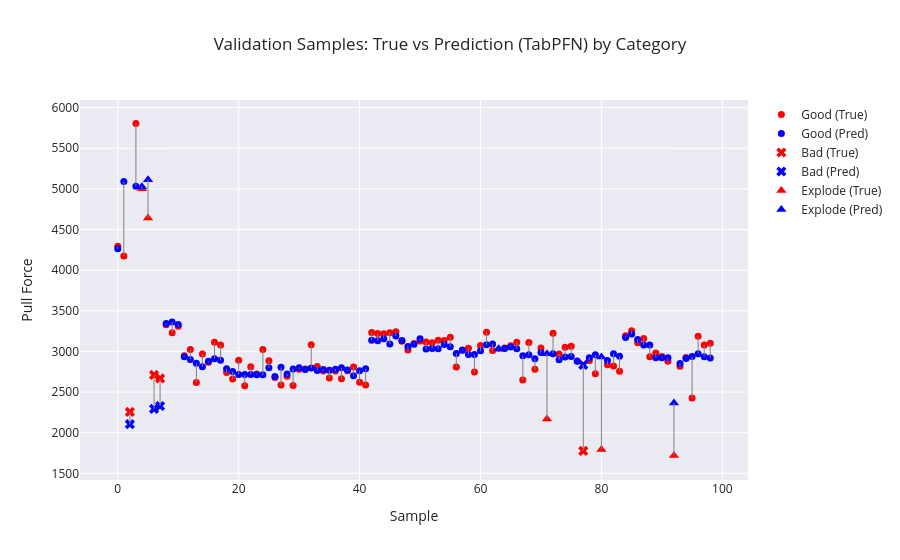

Write notebook code for a chart like this one.
### Code cell
# Category array (must be aligned with y_dev)
categories = dev_df.groupby("Sample ID")["Category"].first().values

plot_visualizer(
    true_vals=y_dev_Regressor,
    pred_vals=final_pred,
    categories=categories,
    title=f"Validation Samples: True vs Prediction (TabPFN) by Category"
)

### Figure 1 — Plotly figure (JSON) as saved in the notebook; plotly's stock layout.template omitted (floating-point values rounded to 4 significant figures)
{"data": [{"marker": {"color": "red", "size": 7, "symbol": "circle"}, "mode": "markers", "name": "Good (True)", "type": "scatter", "x": [0, 1, 3, 8, 9, 10, 11, 12, 13, 14, 15, 16, 17, 18, 19, 20, 21, 22, 23, 24, 25, 26, 27, 28, 29, 30, 31, 32, 33, 34, 35, 36, 37, 38, 39, 40, 41, 42, 43, 44, 45, 46, 47, 48, 49, 50, 51, 52, 53, 54, 55, 56, 57, 58, 59, 60, 61, 62, 64, 65, 66, 67, 68, 69, 70, 72, 73, 74, 75, 76, 78, 79, 81, 82, 83, 84, 85, 86, 87, 88, 89, 90, 91, 93, 94, 95, 96, 97, 98], "y": [4294.0, 4174.0, 5806.0, 3328.0, 3229.0, 3311.0, 2948.0, 3022.0, 2618.0, 2967.0, 2867.0, 3112.0, 3078.0, 2741.0, 2659.0, 2891.0, 2578.0, 2810.0, 2723.0, 3025.0, 2884.0, 2680.0, 2587.0, 2696.0, 2582.0, 2782.0, 2782.0, 3081.0, 2815.0, 2760.0, 2674.0, 2758.0, 2664.0, 2762.0, 2809.0, 2620.0, 2588.0, 3233.0, 3220.0, 3218.0, 3229.0, 3242.0, 3124.0, 3016.0, 3099.0, 3129.0, 3117.0, 3107.0, 3136.0, 3135.0, 3175.0, 2807.0, 3016.0, 3040.0, 2746.0, 3074.0, 3237.0, 3012.0, 3043.0, 3069.0, 3113.0, 2648.0, 3110.0, 2781.0, 3041.0, 3223.0, 2969.0, 3050.0, 3064.0, 2883.0, 2889.0, 2727.0, 2837.0, 2821.0, 2757.0, 3192.0, 3254.0, 3106.0, 3158.0, 2934.0, 2979.0, 2938.0, 2879.0, 2816.0, 2925.0, 2426.0, 3187.0, 3078.0, 3100.0]}, {"marker": {"color": "blue", "size": 7, "symbol": "circle"}, "mode": "markers", "name": "Good (Pred)", "type": "scatter", "x": [0, 1, 3, 8, 9, 10, 11, 12, 13, 14, 15, 16, 17, 18, 19, 20, 21, 22, 23, 24, 25, 26, 27, 28, 29, 30, 31, 32, 33, 34, 35, 36, 37, 38, 39, 40, 41, 42, 43, 44, 45, 46, 47, 48, 49, 50, 51, 52, 53, 54, 55, 56, 57, 58, 59, 60, 61, 62, 64, 65, 66, 67, 68, 69, 70, 72, 73, 74, 75, 76, 78, 79, 81, 82, 83, 84, 85, 86, 87, 88, 89, 90, 91, 93, 94, 95, 96, 97, 98], "y": [4263.0, 5091.0, 5032.0, 3345.0, 3361.0, 3331.0, 2934.0, 2901.0, 2855.0, 2812.0, 2878.0, 2911.0, 2891.0, 2786.0, 2753.0, 2717.0, 2715.0, 2716.0, 2713.0, 2711.0, 2799.0, 2690.0, 2804.0, 2721.0, 2782.0, 2799.0, 2777.0, 2795.0, 2765.0, 2778.0, 2768.0, 2781.0, 2799.0, 2770.0, 2702.0, 2761.0, 2786.0, 3138.0, 3132.0, 3157.0, 3092.0, 3189.0, 3134.0, 3062.0, 3087.0, 3155.0, 3029.0, 3037.0, 3031.0, 3085.0, 3059.0, 2974.0, 3013.0, 2963.0, 2963.0, 3007.0, 3081.0, 3090.0, 3036.0, 3056.0, 3032.0, 2946.0, 2958.0, 2909.0, 2986.0, 2972.0, 2896.0, 2932.0, 2939.0, 2879.0, 2922.0, 2960.0, 2889.0, 2970.0, 2940.0, 3171.0, 3215.0, 3147.0, 3079.0, 3078.0, 2923.0, 2923.0, 2921.0, 2852.0, 2914.0, 2939.0, 2971.0, 2936.0, 2919.0]}, {"marker": {"color": "red", "size": 9, "symbol": "x"}, "mode": "markers", "name": "Bad (True)", "type": "scatter", "x": [2, 6, 7, 77], "y": [2255.0, 2710.0, 2667.0, 1776.0]}, {"marker": {"color": "blue", "size": 9, "symbol": "x"}, "mode": "markers", "name": "Bad (Pred)", "type": "scatter", "x": [2, 6, 7, 77], "y": [2104.0, 2293.0, 2328.0, 2835.0]}, {"marker": {"color": "red", "size": 9, "symbol": "triangle-up"}, "mode": "markers", "name": "Explode (True)", "type": "scatter", "x": [4, 5, 63, 71, 80, 92], "y": [5002.0, 4643.0, 3025.0, 2168.0, 1794.0, 1721.0]}, {"marker": {"color": "blue", "size": 9, "symbol": "triangle-up"}, "mode": "markers", "name": "Explode (Pred)", "type": "scatter", "x": [4, 5, 63, 71, 80, 92], "y": [5027.0, 5114.0, 3032.0, 2970.0, 2930.0, 2366.0]}, {"line": {"color": "gray", "width": 1}, "mode": "lines", "showlegend": false, "type": "scatter", "x": [0, 0], "y": [4294.0, 4263.0]}, {"line": {"color": "gray", "width": 1}, "mode": "lines", "showlegend": false, "type": "scatter", "x": [1, 1], "y": [4174.0, 5091.0]}, {"line": {"color": "gray", "width": 1}, "mode": "lines", "showlegend": false, "type": "scatter", "x": [2, 2], "y": [2255.0, 2104.0]}, {"line": {"color": "gray", "width": 1}, "mode": "lines", "showlegend": false, "type": "scatter", "x": [3, 3], "y": [5806.0, 5032.0]}, {"line": {"color": "gray", "width": 1}, "mode": "lines", "showlegend": false, "type": "scatter", "x": [4, 4], "y": [5002.0, 5027.0]}, {"line": {"color": "gray", "width": 1}, "mode": "lines", "showlegend": false, "type": "scatter", "x": [5, 5], "y": [4643, 5114.0]}, {"line": {"color": "gray", "width": 1}, "mode": "lines", "showlegend": false, "type": "scatter", "x": [6, 6], "y": [2710.0, 2293.0]}, {"line": {"color": "gray", "width": 1}, "mode": "lines", "showlegend": false, "type": "scatter", "x": [7, 7], "y": [2667.0, 2328.0]}, {"line": {"color": "gray", "width": 1}, "mode": "lines", "showlegend": false, "type": "scatter", "x": [8, 8], "y": [3328.0, 3345.0]}, {"line": {"color": "gray", "width": 1}, "mode": "lines", "showlegend": false, "type": "scatter", "x": [9, 9], "y": [3229.0, 3361.0]}, {"line": {"color": "gray", "width": 1}, "mode": "lines", "showlegend": false, "type": "scatter", "x": [10, 10], "y": [3311.0, 3331.0]}, {"line": {"color": "gray", "width": 1}, "mode": "lines", "showlegend": false, "type": "scatter", "x": [11, 11], "y": [2948, 2934.0]}, {"line": {"color": "gray", "width": 1}, "mode": "lines", "showlegend": false, "type": "scatter", "x": [12, 12], "y": [3022.0, 2901.0]}, {"line": {"color": "gray", "width": 1}, "mode": "lines", "showlegend": false, "type": "scatter", "x": [13, 13], "y": [2618.0, 2855.0]}, {"line": {"color": "gray", "width": 1}, "mode": "lines", "showlegend": false, "type": "scatter", "x": [14, 14], "y": [2967.0, 2812.0]}, {"line": {"color": "gray", "width": 1}, "mode": "lines", "showlegend": false, "type": "scatter", "x": [15, 15], "y": [2867.0, 2878.0]}, {"line": {"color": "gray", "width": 1}, "mode": "lines", "showlegend": false, "type": "scatter", "x": [16, 16], "y": [3112.0, 2911.0]}, {"line": {"color": "gray", "width": 1}, "mode": "lines", "showlegend": false, "type": "scatter", "x": [17, 17], "y": [3078.0, 2891.0]}, {"line": {"color": "gray", "width": 1}, "mode": "lines", "showlegend": false, "type": "scatter", "x": [18, 18], "y": [2741.0, 2786.0]}, {"line": {"color": "gray", "width": 1}, "mode": "lines", "showlegend": false, "type": "scatter", "x": [19, 19], "y": [2659.0, 2753.0]}, {"line": {"color": "gray", "width": 1}, "mode": "lines", "showlegend": false, "type": "scatter", "x": [20, 20], "y": [2891.0, 2717.0]}, {"line": {"color": "gray", "width": 1}, "mode": "lines", "showlegend": false, "type": "scatter", "x": [21, 21], "y": [2578.0, 2715.0]}, {"line": {"color": "gray", "width": 1}, "mode": "lines", "showlegend": false, "type": "scatter", "x": [22, 22], "y": [2810.0, 2716.0]}, {"line": {"color": "gray", "width": 1}, "mode": "lines", "showlegend": false, "type": "scatter", "x": [23, 23], "y": [2723.0, 2713.0]}, {"line": {"color": "gray", "width": 1}, "mode": "lines", "showlegend": false, "type": "scatter", "x": [24, 24], "y": [3025.0, 2711.0]}, {"line": {"color": "gray", "width": 1}, "mode": "lines", "showlegend": false, "type": "scatter", "x": [25, 25], "y": [2884.0, 2799.0]}, {"line": {"color": "gray", "width": 1}, "mode": "lines", "showlegend": false, "type": "scatter", "x": [26, 26], "y": [2680.0, 2690.0]}, {"line": {"color": "gray", "width": 1}, "mode": "lines", "showlegend": false, "type": "scatter", "x": [27, 27], "y": [2587.0, 2804.0]}, {"line": {"color": "gray", "width": 1}, "mode": "lines", "showlegend": false, "type": "scatter", "x": [28, 28], "y": [2696.0, 2721.0]}, {"line": {"color": "gray", "width": 1}, "mode": "lines", "showlegend": false, "type": "scatter", "x": [29, 29], "y": [2582, 2782.0]}, {"line": {"color": "gray", "width": 1}, "mode": "lines", "showlegend": false, "type": "scatter", "x": [30, 30], "y": [2782.0, 2799.0]}, {"line": {"color": "gray", "width": 1}, "mode": "lines", "showlegend": false, "type": "scatter", "x": [31, 31], "y": [2782.0, 2777.0]}, {"line": {"color": "gray", "width": 1}, "mode": "lines", "showlegend": false, "type": "scatter", "x": [32, 32], "y": [3081.0, 2795.0]}, {"line": {"color": "gray", "width": 1}, "mode": "lines", "showlegend": false, "type": "scatter", "x": [33, 33], "y": [2815.0, 2765.0]}, {"line": {"color": "gray", "width": 1}, "mode": "lines", "showlegend": false, "type": "scatter", "x": [34, 34], "y": [2760.0, 2778.0]}, {"line": {"color": "gray", "width": 1}, "mode": "lines", "showlegend": false, "type": "scatter", "x": [35, 35], "y": [2674.0, 2768.0]}, {"line": {"color": "gray", "width": 1}, "mode": "lines", "showlegend": false, "type": "scatter", "x": [36, 36], "y": [2758.0, 2781.0]}, {"line": {"color": "gray", "width": 1}, "mode": "lines", "showlegend": false, "type": "scatter", "x": [37, 37], "y": [2664.0, 2799.0]}, {"line": {"color": "gray", "width": 1}, "mode": "lines", "showlegend": false, "type": "scatter", "x": [38, 38], "y": [2762, 2770.0]}, {"line": {"color": "gray", "width": 1}, "mode": "lines", "showlegend": false, "type": "scatter", "x": [39, 39], "y": [2809.0, 2702.0]}, {"line": {"color": "gray", "width": 1}, "mode": "lines", "showlegend": false, "type": "scatter", "x": [40, 40], "y": [2620.0, 2761.0]}, {"line": {"color": "gray", "width": 1}, "mode": "lines", "showlegend": false, "type": "scatter", "x": [41, 41], "y": [2588, 2786.0]}, {"line": {"color": "gray", "width": 1}, "mode": "lines", "showlegend": false, "type": "scatter", "x": [42, 42], "y": [3233.0, 3138.0]}, {"line": {"color": "gray", "width": 1}, "mode": "lines", "showlegend": false, "type": "scatter", "x": [43, 43], "y": [3220.0, 3132.0]}, {"line": {"color": "gray", "width": 1}, "mode": "lines", "showlegend": false, "type": "scatter", "x": [44, 44], "y": [3218.0, 3157.0]}, {"line": {"color": "gray", "width": 1}, "mode": "lines", "showlegend": false, "type": "scatter", "x": [45, 45], "y": [3229.0, 3092.0]}, {"line": {"color": "gray", "width": 1}, "mode": "lines", "showlegend": false, "type": "scatter", "x": [46, 46], "y": [3242.0, 3189.0]}, {"line": {"color": "gray", "width": 1}, "mode": "lines", "showlegend": false, "type": "scatter", "x": [47, 47], "y": [3124.0, 3134.0]}, {"line": {"color": "gray", "width": 1}, "mode": "lines", "showlegend": false, "type": "scatter", "x": [48, 48], "y": [3016.0, 3062.0]}, {"line": {"color": "gray", "width": 1}, "mode": "lines", "showlegend": false, "type": "scatter", "x": [49, 49], "y": [3099.0, 3087.0]}, {"line": {"color": "gray", "width": 1}, "mode": "lines", "showlegend": false, "type": "scatter", "x": [50, 50], "y": [3129.0, 3155.0]}, {"line": {"color": "gray", "width": 1}, "mode": "lines", "showlegend": false, "type": "scatter", "x": [51, 51], "y": [3117.0, 3029.0]}, {"line": {"color": "gray", "width": 1}, "mode": "lines", "showlegend": false, "type": "scatter", "x": [52, 52], "y": [3107.0, 3037.0]}, {"line": {"color": "gray", "width": 1}, "mode": "lines", "showlegend": false, "type": "scatter", "x": [53, 53], "y": [3136.0, 3031.0]}, {"line": {"color": "gray", "width": 1}, "mode": "lines", "showlegend": false, "type": "scatter", "x": [54, 54], "y": [3135.0, 3085.0]}, {"line": {"color": "gray", "width": 1}, "mode": "lines", "showlegend": false, "type": "scatter", "x": [55, 55], "y": [3175.0, 3059.0]}, {"line": {"color": "gray", "width": 1}, "mode": "lines", "showlegend": false, "type": "scatter", "x": [56, 56], "y": [2807.0, 2974.0]}, {"line": {"color": "gray", "width": 1}, "mode": "lines", "showlegend": false, "type": "scatter", "x": [57, 57], "y": [3016.0, 3013.0]}, {"line": {"color": "gray", "width": 1}, "mode": "lines", "showlegend": false, "type": "scatter", "x": [58, 58], "y": [3040.0, 2963.0]}, {"line": {"color": "gray", "width": 1}, "mode": "lines", "showlegend": false, "type": "scatter", "x": [59, 59], "y": [2746.0, 2963.0]}, {"line": {"color": "gray", "width": 1}, "mode": "lines", "showlegend": false, "type": "scatter", "x": [60, 60], "y": [3074.0, 3007.0]}, {"line": {"color": "gray", "width": 1}, "mode": "lines", "showlegend": false, "type": "scatter", "x": [61, 61], "y": [3237.0, 3081.0]}, {"line": {"color": "gray", "width": 1}, "mode": "lines", "showlegend": false, "type": "scatter", "x": [62, 62], "y": [3012, 3090.0]}, {"line": {"color": "gray", "width": 1}, "mode": "lines", "showlegend": false, "type": "scatter", "x": [63, 63], "y": [3025.0, 3032.0]}, {"line": {"color": "gray", "width": 1}, "mode": "lines", "showlegend": false, "type": "scatter", "x": [64, 64], "y": [3043.0, 3036.0]}, {"line": {"color": "gray", "width": 1}, "mode": "lines", "showlegend": false, "type": "scatter", "x": [65, 65], "y": [3069.0, 3056.0]}, {"line": {"color": "gray", "width": 1}, "mode": "lines", "showlegend": false, "type": "scatter", "x": [66, 66], "y": [3113.0, 3032.0]}, {"line": {"color": "gray", "width": 1}, "mode": "lines", "showlegend": false, "type": "scatter", "x": [67, 67], "y": [2648.0, 2946.0]}, {"line": {"color": "gray", "width": 1}, "mode": "lines", "showlegend": false, "type": "scatter", "x": [68, 68], "y": [3110.0, 2958.0]}, {"line": {"color": "gray", "width": 1}, "mode": "lines", "showlegend": false, "type": "scatter", "x": [69, 69], "y": [2781.0, 2909.0]}, {"line": {"color": "gray", "width": 1}, "mode": "lines", "showlegend": false, "type": "scatter", "x": [70, 70], "y": [3041.0, 2986.0]}, {"line": {"color": "gray", "width": 1}, "mode": "lines", "showlegend": false, "type": "scatter", "x": [71, 71], "y": [2168.0, 2970.0]}, {"line": {"color": "gray", "width": 1}, "mode": "lines", "showlegend": false, "type": "scatter", "x": [72, 72], "y": [3223.0, 2972.0]}, {"line": {"color": "gray", "width": 1}, "mode": "lines", "showlegend": false, "type": "scatter", "x": [73, 73], "y": [2969, 2896.0]}, {"line": {"color": "gray", "width": 1}, "mode": "lines", "showlegend": false, "type": "scatter", "x": [74, 74], "y": [3050.0, 2932.0]}, {"line": {"color": "gray", "width": 1}, "mode": "lines", "showlegend": false, "type": "scatter", "x": [75, 75], "y": [3064.0, 2939.0]}, {"line": {"color": "gray", "width": 1}, "mode": "lines", "showlegend": false, "type": "scatter", "x": [76, 76], "y": [2883.0, 2879.0]}, {"line": {"color": "gray", "width": 1}, "mode": "lines", "showlegend": false, "type": "scatter", "x": [77, 77], "y": [1776.0, 2835.0]}, {"line": {"color": "gray", "width": 1}, "mode": "lines", "showlegend": false, "type": "scatter", "x": [78, 78], "y": [2889.0, 2922.0]}, {"line": {"color": "gray", "width": 1}, "mode": "lines", "showlegend": false, "type": "scatter", "x": [79, 79], "y": [2727.0, 2960.0]}, {"line": {"color": "gray", "width": 1}, "mode": "lines", "showlegend": false, "type": "scatter", "x": [80, 80], "y": [1794.0, 2930.0]}, {"line": {"color": "gray", "width": 1}, "mode": "lines", "showlegend": false, "type": "scatter", "x": [81, 81], "y": [2837.0, 2889.0]}, {"line": {"color": "gray", "width": 1}, "mode": "lines", "showlegend": false, "type": "scatter", "x": [82, 82], "y": [2821.0, 2970.0]}, {"line": {"color": "gray", "width": 1}, "mode": "lines", "showlegend": false, "type": "scatter", "x": [83, 83], "y": [2757.0, 2940.0]}, {"line": {"color": "gray", "width": 1}, "mode": "lines", "showlegend": false, "type": "scatter", "x": [84, 84], "y": [3192.0, 3171.0]}, {"line": {"color": "gray", "width": 1}, "mode": "lines", "showlegend": false, "type": "scatter", "x": [85, 85], "y": [3254.0, 3215.0]}, {"line": {"color": "gray", "width": 1}, "mode": "lines", "showlegend": false, "type": "scatter", "x": [86, 86], "y": [3106.0, 3147.0]}, {"line": {"color": "gray", "width": 1}, "mode": "lines", "showlegend": false, "type": "scatter", "x": [87, 87], "y": [3158, 3079.0]}, {"line": {"color": "gray", "width": 1}, "mode": "lines", "showlegend": false, "type": "scatter", "x": [88, 88], "y": [2934.0, 3078.0]}, {"line": {"color": "gray", "width": 1}, "mode": "lines", "showlegend": false, "type": "scatter", "x": [89, 89], "y": [2979.0, 2923.0]}, {"line": {"color": "gray", "width": 1}, "mode": "lines", "showlegend": false, "type": "scatter", "x": [90, 90], "y": [2938.0, 2923.0]}, {"line": {"color": "gray", "width": 1}, "mode": "lines", "showlegend": false, "type": "scatter", "x": [91, 91], "y": [2879.0, 2921.0]}, {"line": {"color": "gray", "width": 1}, "mode": "lines", "showlegend": false, "type": "scatter", "x": [92, 92], "y": [1721.0, 2366.0]}, {"line": {"color": "gray", "width": 1}, "mode": "lines", "showlegend": false, "type": "scatter", "x": [93, 93], "y": [2816.0, 2852.0]}, {"line": {"color": "gray", "width": 1}, "mode": "lines", "showlegend": false, "type": "scatter", "x": [94, 94], "y": [2925.0, 2914.0]}, {"line": {"color": "gray", "width": 1}, "mode": "lines", "showlegend": false, "type": "scatter", "x": [95, 95], "y": [2426.0, 2939.0]}, {"line": {"color": "gray", "width": 1}, "mode": "lines", "showlegend": false, "type": "scatter", "x": [96, 96], "y": [3187.0, 2971.0]}, {"line": {"color": "gray", "width": 1}, "mode": "lines", "showlegend": false, "type": "scatter", "x": [97, 97], "y": [3078.0, 2936.0]}, {"line": {"color": "gray", "width": 1}, "mode": "lines", "showlegend": false, "type": "scatter", "x": [98, 98], "y": [3100, 2919.0]}], "layout": {"title": {"text": "Validation Samples: True vs Prediction (TabPFN) by Category"}, "xaxis": {"title": {"text": "Sample"}}, "yaxis": {"title": {"text": "Pull Force"}}}}
